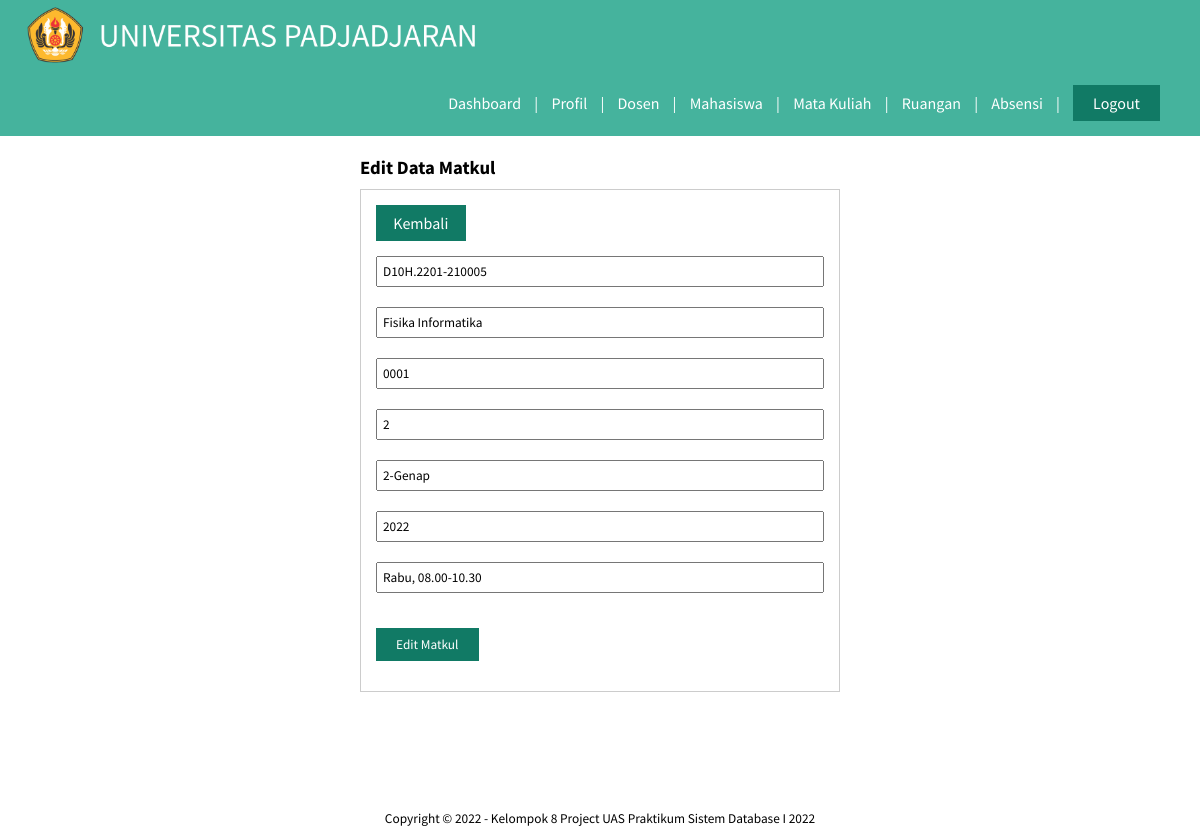
The app's page /edit_matkul.php?id=D10H.2201-210005 (signed in) with its own data.
### tables this page shows
CREATE TABLE `perkuliahan` (
  `kode_matkul` varchar(20) NOT NULL,
  `nip_dosen` varchar(25) NOT NULL,
  `npm_mhs` varchar(15) NOT NULL,
  `kode_ruangan` varchar(15) NOT NULL,
  `nama_matkul` varchar(50) NOT NULL,
  `jml_sks` int(1) NOT NULL,
  `semester` varchar(8) NOT NULL,
  `thn_akademik` year(4) NOT NULL,
  `jadwal_kuliah` varchar(30) NOT NULL
);

CREATE TABLE `dosen` (
  `nip_dosen` varchar(25) NOT NULL,
  `kode_fakultas` int(6) NOT NULL,
  `kode_prodi` int(6) NOT NULL,
  `nama_dosen` varchar(50) NOT NULL,
  `golongan` varchar(3) NOT NULL,
  `telp_dosen` varchar(13) NOT NULL,
  `email_dosen` varchar(30) NOT NULL,
  `gelar_dosen` varchar(10) NOT NULL,
  `password` varchar(50) NOT NULL
);

### edit_matkul.php (the view, shortened to what this page needs)
<?php
include 'index.php';
$matkul = mysqli_query($koneksi, "SELECT * from perkuliahan join dosen where perkuliahan.nip_dosen = dosen.nip_dosen and kode_matkul = '" . $_GET['id'] . "'");
$mk = mysqli_fetch_object($matkul);
?>
<!DOCTYPE html>
<html lang="en">
<head>
    <link rel="stylesheet" type="text/css" href="css/style_update.css">
</head>
<body>
    <header>
        <div class="container">
            <h1><a href="dashboard_adm.php"><img src="img/logo_unpad.png" alt="Logo Unpad" class="img-fluid""></a></h1>
            <ul>
            <li><a href="dashboard_adm.php">Dashboard</a></li>
                <li><a>|</a></li>
                <li><a href="profil_adm.php">Profil</a></li>
                <li><a>|</a></li>
                <li><a href="data_dosen_adm.php">Dosen</a></li>
                <li><a>|</a></li>
                <li><a href="data_mhs_adm.php">Mahasiswa</a></li>
                <li><a>|</a></li>
                <li><a href="data_matkul_adm.php">Mata Kuliah</a></li>
                <li><a>|</a></li>
                <li><a href="data_ruangan_adm.php">Ruangan</a></li>
                <li><a>|</a></li>
                <li><a href="data_absensi_adm.php">Absensi</a></li>
                <li><a>|</a></li>
                <li><a href="logout.php">
                        <div class="btn">Logout</div>
                    </a></li>
                </ul>
        </div>
    </header>
    <div class="section">
        <div class="container2">
            <h3>Edit Data Matkul</h3>
            <div class="box">
                <form action="" method="POST">
                    <p>
                    <div class="btn3"><a href="data_matkul_adm.php">Kembali</a></div>
                    </p>
                    <input type="text" name="kode_matkul" placeholder="Kode Mata Kuliah" class="input-control" value="<?php echo $mk->kode_matkul ?>" readonly>
                    <input type="text" name="nama_matkul" placeholder="Nama Mata Kuliah" class="input-control" value="<?php echo $mk->nama_matkul ?>" required>
                    <input type="text" name="nip_dosen" placeholder="NIP Dosen" class="input-control" value="<?php echo $mk->nip_dosen ?>" required>
                    <input type="text" name="jml_sks" placeholder="Jumlah SKS" class="input-control" value="<?php echo $mk->jml_sks ?>" required>
                    <input type="text" name="semester" placeholder="Semester (Angka-Ganjil/Genap)" class="input-control" value="<?php echo $mk->semester ?>" required>
                    <input type="text" name="thn_akademik" placeholder="Tahun Akademik (20XX)" class="input-control" value="<?php echo $mk->thn_akademik ?>" required>
                    <input type="text" name="jadwal" placeholder="Jadwal Perkuliahan (Hari, jam mulai-jam selesai)" class="input-control" value="<?php echo $mk->jadwal_kuliah ?>" required>
                    <input type="submit" name="edit_matkul" value="Edit Matkul" class="btn" onclick="return confirm('Yakin ingin ubah data?')">
                </form>
            </div>
        </div>
    </div>
    <footer>
        <small>Copyright &copy; 2022 - Kelompok 8 Project UAS Praktikum Sistem Database I 2022</small>
    </footer>
</body>
</html>

### css/style_update.css (style rules this page uses)
* { padding: 0; margin: 0; font-family: 'Source Sans Pro', sans-serif; color: inherit; text-decoration: none; justify-content: center; }
body { background-color: #FFFFFF; }
header h1 { float: left; padding: 5px; }
header { background-color: #45B39D; color: #FFFFFF; }
header ul { float: right; }
header ul li { display: inline-block; }
header ul li a { display: inline-block; padding: 0 0 0 10px; }
footer { padding: 70px 0 5px 0; text-align: center; }
.container img { width: 450px; height: 60px; margin: 0 0 0 0; float: left; }
.container { width: 95%; margin:0 10px 0 20px; }
.container:after { content: ''; display: block; clear: both; }
.container2 { width: 40%; margin: 0 auto; }
.input-control { width: 100%; padding: 5px; margin-bottom: 20px; box-sizing: border-box; }
.box { background-color: #FFFFFF; border: 1px solid #CCCCCC; padding: 15px; box-sizing: border-box; margin: 10px 0 25px 0; justify-items: center; }
.section { padding: 20px 0; }
.btn { padding: 8px 20px; background-color: #117A65; color:#FFFFFF; margin: 15px 0px; border:none; cursor:pointer; }
.btn3 { padding: 8px; background-color: #117A65; color:#FFFFFF; margin: 0; border:none; cursor:pointer; text-align: center; margin-bottom: 15px; margin-right: 80%; }

### records on screen
perkuliahan: kode_matkul "D10H.2201-210005", nama_matkul "Fisika Informatika", nip_dosen "0001", jml_sks "2", semester "2-Genap", thn_akademik "2022", jadwal "Rabu, 08.00-10.30"
